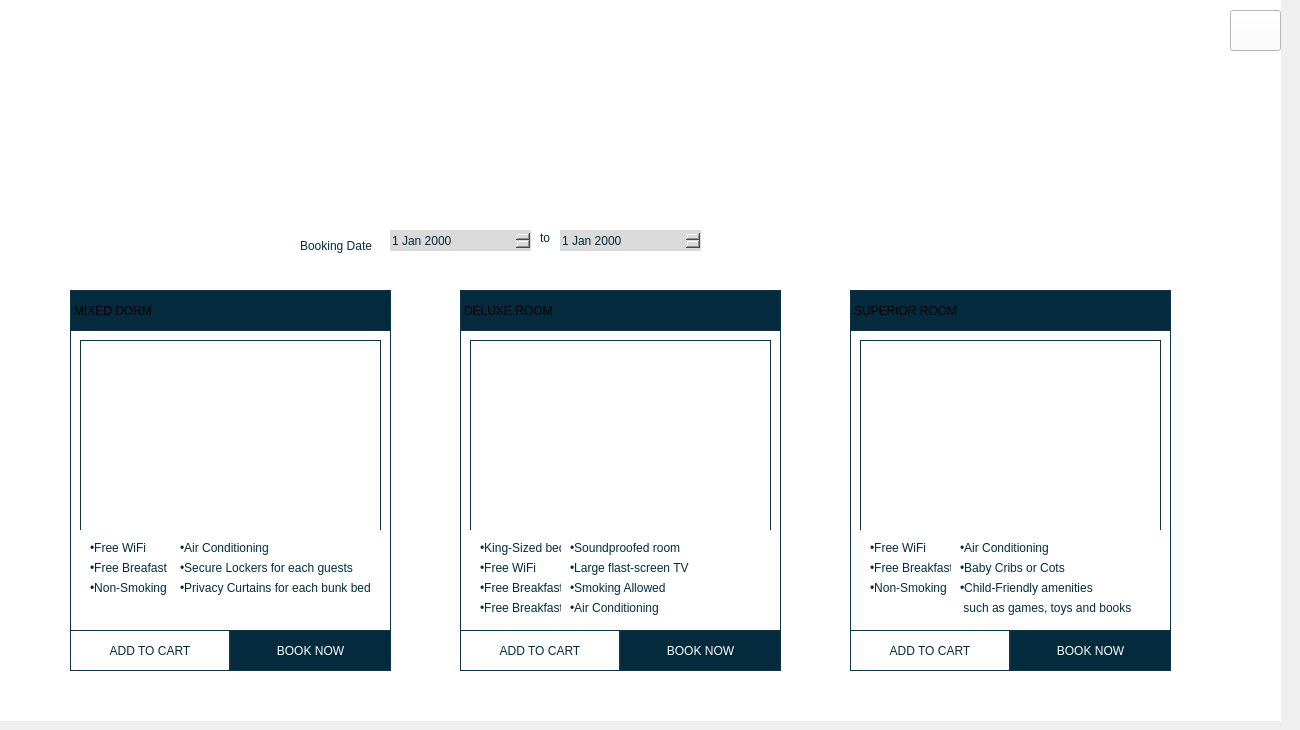
     <widget class="QWidget" name="Booking">
      <widget class="QWidget" name="widget" native="true">
       <property name="geometry">
        <rect>
         <x>-10</x>
         <y>0</y>
         <width>1291</width>
         <height>721</height>
        </rect>
       </property>
       <property name="styleSheet">
        <string notr="true">background-color: rgb(255, 255, 255);</string>
       </property>
       <widget class="QWidget" name="widget_4" native="true">
        <property name="geometry">
         <rect>
          <x>40</x>
          <y>210</y>
          <width>1181</width>
          <height>471</height>
         </rect>
        </property>
        <widget class="QFrame" name="frame">
         <property name="geometry">
          <rect>
           <x>40</x>
           <y>80</y>
           <width>321</width>
           <height>341</height>
          </rect>
         </property>
         <property name="styleSheet">
          <string notr="true">QFrame{ 

border:1px solid  rgb(14, 52, 70);



}</string>
         </property>
         <property name="frameShape">
          <enum>QFrame::StyledPanel</enum>
         </property>
         <property name="frameShadow">
          <enum>QFrame::Raised</enum>
         </property>
         <widget class="QFrame" name="frame_4">
          <property name="geometry">
           <rect>
            <x>0</x>
            <y>40</y>
            <width>321</width>
            <height>301</height>
           </rect>
          </property>
          <property name="frameShape">
           <enum>QFrame::StyledPanel</enum>
          </property>
          <property name="frameShadow">
           <enum>QFrame::Raised</enum>
          </property>
          <widget class="QLabel" name="label_4">
           <property name="geometry">
            <rect>
             <x>10</x>
             <y>10</y>
             <width>301</width>
             <height>191</height>
            </rect>
           </property>
           <property name="text">
            <string/>
           </property>
           <property name="pixmap">
            <pixmap>BusabaImages/mixRoom_booking.jpg</pixmap>
           </property>
          </widget>
          <widget class="QFrame" name="frame_5">
           <property name="geometry">
            <rect>
             <x>10</x>
             <y>200</y>
             <width>301</width>
             <height>91</height>
            </rect>
           </property>
           <property name="styleSheet">
            <string notr="true">QFrame { 
border: 0 px;
}</string>
           </property>
           <property name="frameShape">
            <enum>QFrame::StyledPanel</enum>
           </property>
           <property name="frameShadow">
            <enum>QFrame::Raised</enum>
           </property>
           <widget class="QLabel" name="label_5">
            <property name="geometry">
             <rect>
              <x>10</x>
              <y>10</y>
              <width>61</width>
              <height>16</height>
             </rect>
            </property>
            <property name="styleSheet">
             <string notr="true">QLabel{
border: 0 px; 
color: rgb(3, 43, 61);
	font: 9pt &quot;Maragsa&quot;;
}</string>
            </property>
            <property name="text">
             <string>•Free WiFi</string>
            </property>
           </widget>
           <widget class="QLabel" name="label_6">
            <property name="geometry">
             <rect>
              <x>10</x>
              <y>30</y>
              <width>91</width>
              <height>16</height>
             </rect>
            </property>
            <property name="styleSheet">
             <string notr="true">QLabel{
border: 0 px; 
color: rgb(3, 43, 61);
	font: 9pt &quot;Maragsa&quot;;
}</string>
            </property>
            <property name="text">
             <string>•Free Breafast</string>
            </property>
           </widget>
           <widget class="QLabel" name="label_7">
            <property name="geometry">
             <rect>
              <x>10</x>
              <y>50</y>
              <width>81</width>
              <height>16</height>
             </rect>
            </property>
            <property name="styleSheet">
             <string notr="true">QLabel{
border: 0 px; 
color: rgb(3, 43, 61);
	font: 9pt &quot;Maragsa&quot;;
}</string>
            </property>
            <property name="text">
             <string>•Non-Smoking</string>
            </property>
           </widget>
           <widget class="QLabel" name="label_8">
            <property name="geometry">
             <rect>
              <x>100</x>
              <y>10</y>
              <width>111</width>
              <height>16</height>
             </rect>
            </property>
            <property name="styleSheet">
             <string notr="true">QLabel{
border: 0 px; 
color: rgb(3, 43, 61);
	font: 9pt &quot;Maragsa&quot;;
}</string>
            </property>
            <property name="text">
             <string>•Air Conditioning</string>
            </property>
           </widget>
           <widget class="QLabel" name="label_9">
            <property name="geometry">
             <rect>
              <x>100</x>
              <y>30</y>
              <width>191</width>
              <height>16</height>
             </rect>
            </property>
            <property name="styleSheet">
             <string notr="true">QLabel{
border: 0 px; 
color: rgb(3, 43, 61);
	font: 9pt &quot;Maragsa&quot;;
}</string>
            </property>
            <property name="text">
             <string>•Secure Lockers for each guests</string>
            </property>
           </widget>
           <widget class="QLabel" name="label_10">
            <property name="geometry">
             <rect>
              <x>100</x>
              <y>50</y>
              <width>201</width>
              <height>16</height>
             </rect>
            </property>
            <property name="styleSheet">
             <string notr="true">QLabel{
border: 0 px; 
color: rgb(3, 43, 61);
	font: 9pt &quot;Maragsa&quot;;
}</string>
            </property>
            <property name="text">
             <string>•Privacy Curtains for each bunk bed</string>
            </property>
           </widget>
          </widget>
         </widget>
         <widget class="QLabel" name="label_3">
          <property name="geometry">
           <rect>
            <x>0</x>
            <y>0</y>
            <width>321</width>
            <height>41</height>
           </rect>
          </property>
          <property name="styleSheet">
           <string notr="true">QLabel {
	font: 12pt &quot;Maragsa&quot;;
	background-color: rgb(3, 43, 61);
}</string>
          </property>
          <property name="text">
           <string>MIXED DORM</string>
          </property>
         </widget>
        </widget>
        <widget class="QPushButton" name="mixAdd">
         <property name="geometry">
          <rect>
           <x>40</x>
           <y>420</y>
           <width>160</width>
           <height>41</height>
          </rect>
         </property>
         <property name="styleSheet">
          <string notr="true">QPushButton{ 
border:1px solid  rgb(14, 52, 70);
	color: rgb(3, 43, 61);
	font: 12pt &quot;Maragsa&quot;;



}
QPushButton:hover {
	font: 12pt &quot;Maragsa&quot;;
	color: rgb(3, 43, 61); 
	background-color: rgb(218, 218, 218);
	border: 1px solid rgb(14, 52, 70); 


}</string>
         </property>
         <property name="text">
          <string>ADD TO CART</string>
         </property>
        </widget>
        <widget class="QPushButton" name="mixBook">
         <property name="geometry">
          <rect>
           <x>200</x>
           <y>420</y>
           <width>161</width>
           <height>41</height>
          </rect>
         </property>
         <property name="styleSheet">
          <string notr="true">QPushButton{ 
border:1px solid  rgb(14, 52, 70);
	color: rgb(255, 255, 255);
	background-color: rgb(3, 43, 61);
	font: 12pt &quot;Maragsa&quot;;



}

QPushButton:hover {
	font: 12pt &quot;Maragsa&quot;;
	color: rgb(2, 43, 61); 
	background-color: rgb(255, 255, 255);
	border: 1px solid rgb(2, 43, 61); 


}</string>
         </property>
         <property name="text">
          <string>BOOK NOW</string>
         </property>
        </widget>
        <widget class="QFrame" name="frame_2">
         <property name="geometry">
          <rect>
           <x>430</x>
           <y>80</y>
           <width>321</width>
           <height>341</height>
          </rect>
         </property>
         <property name="styleSheet">
          <string notr="true">QFrame{ 

border:1px solid  rgb(14, 52, 70);



}</string>
         </property>
         <property name="frameShape">
          <enum>QFrame::StyledPanel</enum>
         </property>
         <property name="frameShadow">
          <enum>QFrame::Raised</enum>
         </property>
         <widget class="QFrame" name="frame_8">
          <property name="geometry">
           <rect>
            <x>0</x>
            <y>40</y>
            <width>321</width>
            <height>301</height>
           </rect>
          </property>
          <property name="frameShape">
           <enum>QFrame::StyledPanel</enum>
          </property>
          <property name="frameShadow">
           <enum>QFrame::Raised</enum>
          </property>
          <widget class="QLabel" name="label_19">
           <property name="geometry">
            <rect>
             <x>10</x>
             <y>10</y>
             <width>301</width>
             <height>191</height>
            </rect>
           </property>
           <property name="text">
            <string/>
           </property>
           <property name="pixmap">
            <pixmap>BusabaImages/deluxeRoom_booking.jpg</pixmap>
           </property>
          </widget>
          <widget class="QFrame" name="frame_9">
           <property name="geometry">
            <rect>
             <x>10</x>
             <y>200</y>
             <width>301</width>
             <height>91</height>
            </rect>
           </property>
           <property name="styleSheet">
            <string notr="true">QFrame { 
border: 0 px;
}</string>
           </property>
           <property name="frameShape">
            <enum>QFrame::StyledPanel</enum>
           </property>
           <property name="frameShadow">
            <enum>QFrame::Raised</enum>
           </property>
           <widget class="QLabel" name="label_20">
            <property name="geometry">
             <rect>
              <x>10</x>
              <y>10</y>
              <width>81</width>
              <height>16</height>
             </rect>
            </property>
            <property name="styleSheet">
             <string notr="true">QLabel{
border: 0 px; 
color: rgb(3, 43, 61);
	font: 9pt &quot;Maragsa&quot;;
}</string>
            </property>
            <property name="text">
             <string>•King-Sized bed</string>
            </property>
           </widget>
           <widget class="QLabel" name="label_21">
            <property name="geometry">
             <rect>
              <x>10</x>
              <y>30</y>
              <width>91</width>
              <height>16</height>
             </rect>
            </property>
            <property name="styleSheet">
             <string notr="true">QLabel{
border: 0 px; 
color: rgb(3, 43, 61);
	font: 9pt &quot;Maragsa&quot;;
}</string>
            </property>
            <property name="text">
             <string>•Free WiFi</string>
            </property>
           </widget>
           <widget class="QLabel" name="label_22">
            <property name="geometry">
             <rect>
              <x>10</x>
              <y>50</y>
              <width>81</width>
              <height>16</height>
             </rect>
            </property>
            <property name="styleSheet">
             <string notr="true">QLabel{
border: 0 px; 
color: rgb(3, 43, 61);
	font: 9pt &quot;Maragsa&quot;;
}</string>
            </property>
            <property name="text">
             <string>•Free Breakfast</string>
            </property>
           </widget>
           <widget class="QLabel" name="label_23">
            <property name="geometry">
             <rect>
              <x>100</x>
              <y>10</y>
              <width>111</width>
              <height>16</height>
             </rect>
            </property>
            <property name="styleSheet">
             <string notr="true">QLabel{
border: 0 px; 
color: rgb(3, 43, 61);
	font: 9pt &quot;Maragsa&quot;;
}</string>
            </property>
            <property name="text">
             <string>•Soundproofed room</string>
            </property>
           </widget>
           <widget class="QLabel" name="label_24">
            <property name="geometry">
             <rect>
              <x>100</x>
              <y>30</y>
              <width>191</width>
              <height>16</height>
             </rect>
            </property>
            <property name="styleSheet">
             <string notr="true">QLabel{
border: 0 px; 
color: rgb(3, 43, 61);
	font: 9pt &quot;Maragsa&quot;;
}</string>
            </property>
            <property name="text">
             <string>•Large flast-screen TV</string>
            </property>
           </widget>
           <widget class="QLabel" name="label_25">
            <property name="geometry">
             <rect>
              <x>100</x>
              <y>50</y>
              <width>201</width>
              <height>16</height>
             </rect>
            </property>
            <property name="styleSheet">
             <string notr="true">QLabel{
border: 0 px; 
color: rgb(3, 43, 61);
	font: 9pt &quot;Maragsa&quot;;
}</string>
            </property>
            <property name="text">
             <string>•Smoking Allowed</string>
            </property>
           </widget>
           <widget class="QLabel" name="label_27">
            <property name="geometry">
             <rect>
              <x>10</x>
              <y>70</y>
              <width>81</width>
              <height>16</height>
             </rect>
            </property>
            <property name="styleSheet">
             <string notr="true">QLabel{
border: 0 px; 
color: rgb(3, 43, 61);
	font: 9pt &quot;Maragsa&quot;;
}</string>
            </property>
            <property name="text">
             <string>•Free Breakfast</string>
            </property>
           </widget>
           <widget class="QLabel" name="label_28">
            <property name="geometry">
             <rect>
              <x>100</x>
              <y>70</y>
              <width>201</width>
              <height>16</height>
             </rect>
            </property>
            <property name="styleSheet">
             <string notr="true">QLabel{
border: 0 px; 
color: rgb(3, 43, 61);
	font: 9pt &quot;Maragsa&quot;;
}</string>
            </property>
            <property name="text">
             <string>•Air Conditioning</string>
            </property>
           </widget>
          </widget>
         </widget>
         <widget class="QLabel" name="label_26">
          <property name="geometry">
           <rect>
            <x>0</x>
            <y>0</y>
            <width>321</width>
            <height>41</height>
           </rect>
          </property>
          <property name="styleSheet">
           <string notr="true">QLabel {
	font: 12pt &quot;Maragsa&quot;;
	background-color: rgb(3, 43, 61);
}</string>
          </property>
          <property name="text">
           <string>DELUXE ROOM</string>
          </property>
         </widget>
        </widget>
        <widget class="QPushButton" name="deluxeAdd">
         <property name="geometry">
          <rect>
           <x>430</x>
           <y>420</y>
           <width>160</width>
           <height>41</height>
          </rect>
         </property>
         <property name="styleSheet">
          <string notr="true">QPushButton{ 
border:1px solid  rgb(14, 52, 70);
	color: rgb(3, 43, 61);
	font: 12pt &quot;Maragsa&quot;;



}

QPushButton:hover {
	font: 12pt &quot;Maragsa&quot;;
	color: rgb(3, 43, 61); 
	background-color: rgb(218, 218, 218);
	border: 1px solid rgb(14, 52, 70); 


}</string>
         </property>
         <property name="text">
          <string>ADD TO CART</string>
         </property>
        </widget>
        <widget class="QPushButton" name="deluxeBook">
         <property name="geometry">
          <rect>
           <x>590</x>
           <y>420</y>
           <width>161</width>
           <height>41</height>
          </rect>
         </property>
         <property name="styleSheet">
          <string notr="true">QPushButton{ 
border:1px solid  rgb(14, 52, 70);
	color: rgb(255, 255, 255);
	background-color: rgb(3, 43, 61);
	font: 12pt &quot;Maragsa&quot;;



}

QPushButton:hover {
	font: 12pt &quot;Maragsa&quot;;
	color: rgb(2, 43, 61); 
	background-color: rgb(255, 255, 255);
	border: 1px solid rgb(2, 43, 61); 


}</string>
         </property>
         <property name="text">
          <string>BOOK NOW</string>
         </property>
        </widget>
        <widget class="QFrame" name="frame_3">
         <property name="geometry">
          <rect>
           <x>820</x>
           <y>80</y>
           <width>321</width>
           <height>341</height>
          </rect>
         </property>
         <property name="styleSheet">
          <string notr="true">QFrame{ 

border:1px solid  rgb(14, 52, 70);



}</string>
         </property>
         <property name="frameShape">
          <enum>QFrame::StyledPanel</enum>
         </property>
         <property name="frameShadow">
          <enum>QFrame::Raised</enum>
         </property>
         <widget class="QFrame" name="frame_10">
          <property name="geometry">
           <rect>
            <x>0</x>
            <y>40</y>
            <width>321</width>
            <height>301</height>
           </rect>
          </property>
          <property name="frameShape">
           <enum>QFrame::StyledPanel</enum>
          </property>
          <property name="frameShadow">
           <enum>QFrame::Raised</enum>
          </property>
          <widget class="QLabel" name="label_29">
           <property name="geometry">
            <rect>
             <x>10</x>
             <y>10</y>
             <width>301</width>
             <height>191</height>
            </rect>
           </property>
           <property name="text">
            <string/>
           </property>
           <property name="pixmap">
            <pixmap>BusabaImages/superiorRoom_booking.jpg</pixmap>
           </property>
          </widget>
          <widget class="QFrame" name="frame_11">
           <property name="geometry">
            <rect>
             <x>10</x>
             <y>200</y>
             <width>301</width>
             <height>91</height>
            </rect>
           </property>
           <property name="styleSheet">
            <string notr="true">QFrame { 
border: 0 px;
}</string>
           </property>
           <property name="frameShape">
            <enum>QFrame::StyledPanel</enum>
           </property>
           <property name="frameShadow">
            <enum>QFrame::Raised</enum>
           </property>
           <widget class="QLabel" name="label_31">
            <property name="geometry">
             <rect>
              <x>10</x>
              <y>10</y>
              <width>91</width>
              <height>16</height>
             </rect>
            </property>
            <property name="styleSheet">
             <string notr="true">QLabel{
border: 0 px; 
color: rgb(3, 43, 61);
	font: 9pt &quot;Maragsa&quot;;
}</string>
            </property>
            <property name="text">
             <string>•Free WiFi</string>
            </property>
           </widget>
           <widget class="QLabel" name="label_32">
            <property name="geometry">
             <rect>
              <x>10</x>
              <y>30</y>
              <width>81</width>
              <height>16</height>
             </rect>
            </property>
            <property name="styleSheet">
             <string notr="true">QLabel{
border: 0 px; 
color: rgb(3, 43, 61);
	font: 9pt &quot;Maragsa&quot;;
}</string>
            </property>
            <property name="text">
             <string>•Free Breakfast</string>
            </property>
           </widget>
           <widget class="QLabel" name="label_33">
            <property name="geometry">
             <rect>
              <x>100</x>
              <y>10</y>
              <width>111</width>
              <height>16</height>
             </rect>
            </property>
            <property name="styleSheet">
             <string notr="true">QLabel{
border: 0 px; 
color: rgb(3, 43, 61);
	font: 9pt &quot;Maragsa&quot;;
}</string>
            </property>
            <property name="text">
             <string>•Air Conditioning</string>
            </property>
           </widget>
           <widget class="QLabel" name="label_34">
            <property name="geometry">
             <rect>
              <x>100</x>
              <y>30</y>
              <width>191</width>
              <height>16</height>
             </rect>
            </property>
            <property name="styleSheet">
             <string notr="true">QLabel{
border: 0 px; 
color: rgb(3, 43, 61);
	font: 9pt &quot;Maragsa&quot;;
}</string>
            </property>
            <property name="text">
             <string>•Baby Cribs or Cots</string>
            </property>
           </widget>
           <widget class="QLabel" name="label_35">
            <property name="geometry">
             <rect>
              <x>100</x>
              <y>50</y>
              <width>201</width>
              <height>16</height>
             </rect>
            </property>
            <property name="styleSheet">
             <string notr="true">QLabel{
border: 0 px; 
color: rgb(3, 43, 61);
	font: 9pt &quot;Maragsa&quot;;
}</string>
            </property>
            <property name="text">
             <string>•Child-Friendly amenities </string>
            </property>
           </widget>
           <widget class="QLabel" name="label_36">
            <property name="geometry">
             <rect>
              <x>10</x>
              <y>50</y>
              <width>81</width>
              <height>16</height>
             </rect>
            </property>
            <property name="styleSheet">
             <string notr="true">QLabel{
border: 0 px; 
color: rgb(3, 43, 61);
	font: 9pt &quot;Maragsa&quot;;
}</string>
            </property>
            <property name="text">
             <string>•Non-Smoking</string>
            </property>
           </widget>
           <widget class="QLabel" name="label_37">
            <property name="geometry">
             <rect>
              <x>100</x>
              <y>70</y>
              <width>201</width>
              <height>16</height>
             </rect>
            </property>
            <property name="styleSheet">
             <string notr="true">QLabel{
border: 0 px; 
color: rgb(3, 43, 61);
	font: 9pt &quot;Maragsa&quot;;
}</string>
            </property>
            <property name="text">
             <string> such as games, toys and books</string>
            </property>
           </widget>
          </widget>
         </widget>
         <widget class="QLabel" name="label_38">
          <property name="geometry">
           <rect>
            <x>0</x>
            <y>0</y>
            <width>321</width>
            <height>41</height>
           </rect>
          </property>
          <property name="styleSheet">
           <string notr="true">QLabel {
	font: 12pt &quot;Maragsa&quot;;
	background-color: rgb(3, 43, 61);
}</string>
          </property>
          <property name="text">
           <string>SUPERIOR ROOM</string>
          </property>
         </widget>
        </widget>
        <widget class="QPushButton" name="superiorAdd">
         <property name="geometry">
          <rect>
           <x>820</x>
           <y>420</y>
           <width>160</width>
           <height>41</height>
          </rect>
         </property>
         <property name="styleSheet">
          <string notr="true">QPushButton{ 
border:1px solid  rgb(14, 52, 70);
	color: rgb(3, 43, 61);
	font: 12pt &quot;Maragsa&quot;;



}

QPushButton:hover {
	font: 12pt &quot;Maragsa&quot;;
	color: rgb(3, 43, 61); 
	background-color: rgb(218, 218, 218);
	border: 1px solid rgb(14, 52, 70); 


}</string>
         </property>
         <property name="text">
          <string>ADD TO CART</string>
         </property>
        </widget>
        <widget class="QPushButton" name="superiorBook">
         <property name="geometry">
          <rect>
           <x>980</x>
           <y>420</y>
           <width>161</width>
           <height>41</height>
          </rect>
         </property>
         <property name="styleSheet">
          <string notr="true">QPushButton{ 
border:1px solid  rgb(14, 52, 70);
	color: rgb(255, 255, 255);
	background-color: rgb(3, 43, 61);
	font: 12pt &quot;Maragsa&quot;;



}
QPushButton:hover {
	font: 12pt &quot;Maragsa&quot;;
	color: rgb(2, 43, 61); 
	background-color: rgb(255, 255, 255);
	border: 1px solid rgb(2, 43, 61); 


}</string>
         </property>
         <property name="text">
          <string>BOOK NOW</string>
         </property>
        </widget>
        <widget class="QLabel" name="suggestLabel_2">
         <property name="geometry">
          <rect>
           <x>-10</x>
           <y>0</y>
           <width>211</width>
           <height>51</height>
          </rect>
         </property>
         <property name="text">
          <string/>
         </property>
         <property name="pixmap">
          <pixmap>BusabaImages/suggest_room.jpg</pixmap>
         </property>
        </widget>
        <widget class="QLabel" name="label_30">
         <property name="geometry">
          <rect>
           <x>270</x>
           <y>20</y>
           <width>81</width>
           <height>31</height>
          </rect>
         </property>
         <property name="styleSheet">
          <string notr="true">QLabel{
	color: rgb(3, 43, 61);
	font: 11pt &quot;Adobe Devanagari&quot;;

}</string>
         </property>
         <property name="text">
          <string>Booking Date</string>
         </property>
        </widget>
        <widget class="QDateEdit" name="dateEdit">
         <property name="geometry">
          <rect>
           <x>360</x>
           <y>20</y>
           <width>141</width>
           <height>21</height>
          </rect>
         </property>
         <property name="styleSheet">
          <string notr="true">QDateEdit{ 
    border:1 px solid  rgb(3, 43, 61);
	color: rgb(3, 43, 61);
	background-color: rgb(218, 218, 218);
}</string>
         </property>
        </widget>
        <widget class="QDateEdit" name="dateEdit_3">
         <property name="geometry">
          <rect>
           <x>530</x>
           <y>20</y>
           <width>141</width>
           <height>21</height>
          </rect>
         </property>
         <property name="styleSheet">
          <string notr="true">QDateEdit{ 
    border:1 px solid  rgb(3, 43, 61);
	color: rgb(3, 43, 61);
	background-color: rgb(218, 218, 218);
}</string>
         </property>
        </widget>
        <widget class="QLabel" name="label_40">
         <property name="geometry">
          <rect>
           <x>510</x>
           <y>20</y>
           <width>16</width>
           <height>16</height>
          </rect>
         </property>
         <property name="styleSheet">
          <string notr="true">QLabel{
	color: rgb(3, 43, 61);
	font: 11pt &quot;Adobe Devanagari&quot;;

}</string>
         </property>
         <property name="text">
          <string>to</string>
         </property>
        </widget>
        <zorder>superiorBook</zorder>
        <zorder>superiorAdd</zorder>
        <zorder>frame</zorder>
        <zorder>mixAdd</zorder>
        <zorder>mixBook</zorder>
        <zorder>frame_2</zorder>
        <zorder>deluxeAdd</zorder>
        <zorder>deluxeBook</zorder>
        <zorder>frame_3</zorder>
        <zorder>suggestLabel_2</zorder>
        <zorder>label_30</zorder>
        <zorder>dateEdit</zorder>
        <zorder>dateEdit_3</zorder>
        <zorder>label_40</zorder>
       </widget>
       <widget class="QWidget" name="cartWidget" native="true">
        <property name="geometry">
         <rect>
          <x>920</x>
          <y>269</y>
          <width>0</width>
          <height>421</height>
         </rect>
        </property>
        <property name="styleSheet">
         <string notr="true">QWidget{ 
	border-radius:50px;
	font: 14pt &quot;Maragsa&quot;; 
	color:rgb(0,0,0);
	border: 1px solid black 
	
} 

</string>
        </property>
        <widget class="QLabel" name="label_41">
         <property name="geometry">
          <rect>
           <x>50</x>
           <y>20</y>
           <width>131</width>
           <height>31</height>
          </rect>
         </property>
         <property name="styleSheet">
          <string notr="true">QLabel{ 
border: 0px ;
font: 12pt &quot;Maragsa&quot;;
	color: rgb(4, 54, 76);

}</string>
         </property>
         <property name="text">
          <string>ADDED  TO  CART</string>
         </property>
        </widget>
        <widget class="QLabel" name="label_42">
         <property name="geometry">
          <rect>
           <x>50</x>
           <y>70</y>
           <width>281</width>
           <height>31</height>
          </rect>
         </property>
         <property name="styleSheet">
          <string notr="true">QLabel{ 
border: 0px ;
font: 11pt &quot;Maragsa&quot;;
background-color: rgb(4,54,76);
color: rgb(255 ,255, 255);

}</string>
         </property>
         <property name="text">
          <string>   ROOMTYPE                   AMOUNT                 PRICE</string>
         </property>
        </widget>
        <widget class="QPushButton" name="ProceedButton">
         <property name="geometry">
          <rect>
           <x>140</x>
           <y>350</y>
           <width>121</width>
           <height>31</height>
          </rect>
         </property>
         <property name="styleSheet">
          <string notr="true">QPushButton{ 
border:1px solid  rgb(14, 52, 70);
	color: rgb(255, 255, 255);
	background-color: rgb(3, 43, 61);
	font: 11pt &quot;Maragsa&quot;;
}

QPushButton:hover {
	font: 11pt &quot;Maragsa&quot;;
	color: rgb(2, 43, 61); 
	background-color: rgb(255, 255, 255);
	border: 1px solid rgb(2, 43, 61); 


}</string>
         </property>
         <property name="text">
          <string>Proceed to cart</string>
         </property>
        </widget>
        <widget class="QPushButton" name="cartCloseButton">
         <property name="geometry">
          <rect>
           <x>331</x>
           <y>10</y>
           <width>20</width>
           <height>31</height>
          </rect>
         </property>
         <property name="styleSheet">
          <string notr="true">QPushButton { 
border: 0 px solid ;


}</string>
         </property>
         <property name="text">
          <string>X</string>
         </property>
        </widget>
        <widget class="QWidget" name="itemCart" native="true">
         <property name="geometry">
          <rect>
           <x>20</x>
           <y>120</y>
           <width>341</width>
           <height>201</height>
          </rect>
         </property>
         <property name="styleSheet">
          <string notr="true">QWidget{ 
border: 0px


}</string>
         </property>
        </widget>
        <widget class="QPushButton" name="resetCartButton">
         <property name="geometry">
          <rect>
           <x>270</x>
           <y>350</y>
           <width>31</width>
           <height>31</height>
          </rect>
         </property>
         <property name="styleSheet">
          <string notr="true">QPushButton { 
border: 0 px;

}</string>
         </property>
         <property name="text">
          <string/>
         </property>
         <property name="icon">
          <iconset>
           <normaloff>BusabaImages/bin.png</normaloff>BusabaImages/bin.png</iconset>
         </property>
         <property name="iconSize">
          <size>
           <width>31</width>
           <height>31</height>
          </size>
         </property>
        </widget>
       </widget>
       <widget class="QPushButton" name="cartButton">
        <property name="geometry">
         <rect>
          <x>1240</x>
          <y>10</y>
          <width>51</width>
          <height>41</height>
         </rect>
        </property>
        <property name="text">
         <string/>
        </property>
        <property name="icon">
         <iconset>
          <normaloff>BusabaImages/cart.png</normaloff>BusabaImages/cart.png</iconset>
        </property>
        <property name="iconSize">
         <size>
          <width>41</width>
          <height>41</height>
         </size>
        </property>
       </widget>
      </widget>
     </widget>
